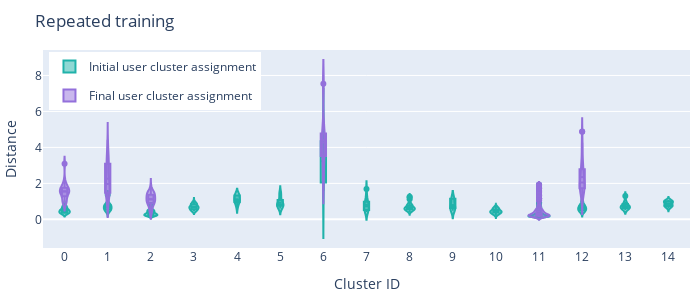

Write notebook code for a chart like this one.
### Code cell
res = plot_violin(df_user_clusters, 'user_cluster', model, 1)
res.show()

file_path = f"/Users/madisonthantu/Desktop/DREAM/T-RECS-RS-research/Figures/user_cluster_assignments/violin_plots/repeated_training_{model}_user_cluster_assignments.png"
print(file_path)
# res.write_image(file_path)

### Figure 1 — Plotly figure (JSON) as saved in the notebook; plotly's stock layout.template omitted (floating-point values rounded to 4 significant figures; data arrays with more than 128 entries replaced by an {"elided": "..."} marker saying what was removed)
{"data": [{"box": {"visible": true}, "legendgroup": "Initial", "line": {"color": "lightseagreen"}, "meanline": {"visible": true}, "name": "Initial user cluster assignment", "showlegend": true, "type": "violin", "x": [0, 0, 0, 0, 0, 0, 0, 0, 0, 0, 0, 0, 0, 0, 0, 0, 0, 0, 0, 0, 0, 0, 0, 0, 0, 0, 0, 0, 0, 0], "y": [0.7199, 0.3826, 0.3615, 0.6871, 0.6538, 0.4819, 0.4276, 0.7103, 0.3214, 0.5541, 0.7037, 0.3209, 0.5826, 0.526, 0.4552, 0.8413, 0.4912, 0.3267, 0.7083, 0.501, 0.5066, 0.3382, 0.3692, 0.3873, 0.3232, 0.4255, 0.5267, 0.4572, 0.472, 0.3597]}, {"box": {"visible": true}, "legendgroup": "Final", "line": {"color": "mediumpurple"}, "meanline": {"visible": true}, "name": "Final user cluster assignment", "showlegend": true, "type": "violin", "x": [0, 0, 0, 0, 0, 0, 0, 0, 0, 0, 0, 0, 0, 0, 0, 0, 0, 0, 0, 0, 0, 0, 0, 0], "y": [1.64, 1.45, 1.723, 1.142, 1.649, 1.394, 3.087, 1.477, 1.787, 1.807, 1.463, 1.539, 0.9453, 1.627, 0.9337, 2.18, 0.8924, 1.17, 1.056, 1.518, 1.926, 1.554, 1.561, 1.898]}, {"box": {"visible": true}, "legendgroup": "Initial", "line": {"color": "lightseagreen"}, "meanline": {"visible": true}, "name": "Initial user cluster assignment", "showlegend": false, "type": "violin", "x": [1, 1, 1, 1, 1, 1, 1, 1, 1, 1, 1, 1, 1, 1, 1, 1, 1, 1, 1, 1, 1, 1, 1, 1], "y": [1.369, 0.4739, 0.5785, 0.5268, 0.8996, 0.5352, 0.5847, 0.7054, 0.7814, 0.3843, 0.667, 0.9326, 0.7648, 0.691, 0.5047, 0.5544, 0.5993, 0.6764, 0.7411, 1.123, 0.8104, 0.805, 0.7976, 0.4654]}, {"box": {"visible": true}, "legendgroup": "Final", "line": {"color": "mediumpurple"}, "meanline": {"visible": true}, "name": "Final user cluster assignment", "showlegend": false, "type": "violin", "x": [1, 1, 1, 1, 1, 1, 1, 1, 1, 1, 1, 1, 1, 1, 1, 1, 1, 1, 1, 1, 1, 1, 1, 1, 1, 1, 1, 1, 1, 1, 1, 1, 1, 1, 1, 1, 1, 1], "y": [1.379, 1.97, 1.78, 1.955, 2.929, 1.614, 2.746, 1.48, 1.447, 3.306, 1.425, 2.276, 1.631, 1.373, 1.065, 1.199, 3.947, 1.254, 3.424, 2.683, 3.597, 1.849, 3.273, 3.158, 1.7, 1.978, 1.95, 3.086, 2.99, 3.772, 2.375, 3.13, 4.424, 2.079, 1.517, 1.428, 1.697, 1.126]}, {"box": {"visible": true}, "legendgroup": "Initial", "line": {"color": "lightseagreen"}, "meanline": {"visible": true}, "name": "Initial user cluster assignment", "showlegend": false, "type": "violin", "x": {"elided": "149 int values"}, "y": {"elided": "149 float values"}}, {"box": {"visible": true}, "legendgroup": "Final", "line": {"color": "mediumpurple"}, "meanline": {"visible": true}, "name": "Final user cluster assignment", "showlegend": false, "type": "violin", "x": [2, 2, 2, 2, 2, 2, 2, 2, 2, 2, 2, 2, 2, 2, 2, 2, 2, 2, 2, 2, 2, 2, 2, 2, 2, 2, 2, 2, 2, 2, 2, 2, 2, 2, 2, 2, 2, 2, 2, 2, 2, 2, 2, 2, 2, 2, 2, 2, 2, 2, 2, 2, 2, 2, 2, 2, 2, 2, 2, 2, 2, 2, 2, 2, 2, 2, 2, 2, 2, 2, 2, 2], "y": [1.501, 1.336, 1.452, 1.588, 0.8613, 0.3749, 0.8343, 1.551, 1.359, 1.243, 1.251, 1.487, 0.8957, 1.245, 0.8094, 1.537, 0.5226, 1.446, 1.168, 1.039, 0.9783, 1.714, 0.9499, 1.349, 0.666, 1.0, 1.563, 0.4559, 0.4775, 1.145, 0.9028, 1.112, 0.9148, 1.262, 0.684, 1.518, 0.7015, 1.066, 0.6771, 1.193, 1.348, 1.115, 1.326, 1.013, 0.988, 1.527, 0.4553, 1.326, 1.097, 1.129, 0.9118, 1.486, 1.478, 0.8468, 1.205, 1.205, 1.036, 1.267, 1.5, 1.38, 1.671, 0.3541, 1.284, 0.868, 0.7055, 0.9749, 0.3934, 1.114, 0.9837, 0.9379, 1.394, 1.924]}, {"box": {"visible": true}, "legendgroup": "Initial", "line": {"color": "lightseagreen"}, "meanline": {"visible": true}, "name": "Initial user cluster assignment", "showlegend": false, "type": "violin", "x": [3, 3, 3, 3, 3, 3, 3, 3, 3, 3, 3, 3, 3, 3, 3, 3, 3, 3, 3, 3, 3, 3, 3, 3, 3, 3, 3, 3, 3, 3, 3, 3, 3, 3, 3, 3], "y": [0.8411, 0.4846, 0.4507, 0.8738, 0.5252, 0.7031, 0.8918, 0.858, 0.5822, 0.8517, 0.5894, 0.6635, 0.8491, 0.6277, 0.955, 1.022, 0.688, 0.5353, 0.8699, 0.731, 0.7018, 0.5377, 0.4723, 0.6386, 0.6617, 0.7167, 0.4764, 0.782, 0.6827, 0.4708, 0.684, 0.6301, 0.5204, 0.6292, 0.7004, 0.896]}, {"box": {"visible": true}, "legendgroup": "Final", "line": {"color": "mediumpurple"}, "meanline": {"visible": true}, "name": "Final user cluster assignment", "showlegend": false, "type": "violin", "x": [], "y": []}, {"box": {"visible": true}, "legendgroup": "Initial", "line": {"color": "lightseagreen"}, "meanline": {"visible": true}, "name": "Initial user cluster assignment", "showlegend": false, "type": "violin", "x": [4, 4, 4, 4, 4, 4, 4, 4, 4], "y": [0.9576, 0.9617, 1.214, 0.6847, 1.034, 1.387, 1.317, 1.38, 1.067]}, {"box": {"visible": true}, "legendgroup": "Final", "line": {"color": "mediumpurple"}, "meanline": {"visible": true}, "name": "Final user cluster assignment", "showlegend": false, "type": "violin", "x": [], "y": []}, {"box": {"visible": true}, "legendgroup": "Initial", "line": {"color": "lightseagreen"}, "meanline": {"visible": true}, "name": "Initial user cluster assignment", "showlegend": false, "type": "violin", "x": [5, 5, 5, 5, 5, 5, 5, 5, 5, 5, 5, 5], "y": [0.7845, 1.184, 0.8184, 0.8362, 0.5996, 0.6044, 0.9727, 0.826, 1.527, 1.372, 0.7243, 0.8766]}, {"box": {"visible": true}, "legendgroup": "Final", "line": {"color": "mediumpurple"}, "meanline": {"visible": true}, "name": "Final user cluster assignment", "showlegend": false, "type": "violin", "x": [], "y": []}, {"box": {"visible": true}, "legendgroup": "Initial", "line": {"color": "lightseagreen"}, "meanline": {"visible": true}, "name": "Initial user cluster assignment", "showlegend": false, "type": "violin", "x": [6, 6, 6], "y": [4.63, 3.484, 1.579]}, {"box": {"visible": true}, "legendgroup": "Final", "line": {"color": "mediumpurple"}, "meanline": {"visible": true}, "name": "Final user cluster assignment", "showlegend": false, "type": "violin", "x": [6, 6, 6, 6, 6, 6, 6], "y": [4.279, 4.818, 3.963, 4.638, 7.541, 2.219, 3.382]}, {"box": {"visible": true}, "legendgroup": "Initial", "line": {"color": "lightseagreen"}, "meanline": {"visible": true}, "name": "Initial user cluster assignment", "showlegend": false, "type": "violin", "x": [7, 7, 7, 7, 7, 7, 7, 7, 7, 7, 7, 7], "y": [0.9555, 1.007, 0.413, 1.237, 0.6566, 1.683, 0.6721, 0.5368, 0.4525, 0.7813, 0.8243, 0.501]}, {"box": {"visible": true}, "legendgroup": "Final", "line": {"color": "mediumpurple"}, "meanline": {"visible": true}, "name": "Final user cluster assignment", "showlegend": false, "type": "violin", "x": [], "y": []}, {"box": {"visible": true}, "legendgroup": "Initial", "line": {"color": "lightseagreen"}, "meanline": {"visible": true}, "name": "Initial user cluster assignment", "showlegend": false, "type": "violin", "x": [8, 8, 8, 8, 8, 8, 8, 8, 8, 8, 8, 8, 8, 8, 8, 8, 8, 8, 8, 8, 8, 8, 8, 8, 8, 8, 8, 8, 8, 8, 8, 8, 8, 8, 8, 8, 8, 8, 8, 8, 8, 8, 8, 8, 8, 8, 8, 8, 8], "y": [0.744, 0.8332, 1.231, 0.4584, 0.4695, 0.5648, 0.6645, 0.7048, 0.5914, 0.8305, 0.7062, 0.6498, 0.8636, 0.4894, 1.259, 0.4605, 0.5476, 0.644, 0.896, 0.9901, 0.555, 0.5678, 0.5338, 0.5667, 0.5413, 0.5955, 0.5875, 0.4044, 0.4554, 0.6789, 0.5644, 0.6618, 0.4992, 0.623, 0.8143, 0.6614, 1.119, 0.8476, 0.7739, 0.5751, 0.6739, 0.6429, 0.8492, 0.5695, 0.5652, 0.4531, 0.7804, 0.6974, 0.6199]}, {"box": {"visible": true}, "legendgroup": "Final", "line": {"color": "mediumpurple"}, "meanline": {"visible": true}, "name": "Final user cluster assignment", "showlegend": false, "type": "violin", "x": [], "y": []}, {"box": {"visible": true}, "legendgroup": "Initial", "line": {"color": "lightseagreen"}, "meanline": {"visible": true}, "name": "Initial user cluster assignment", "showlegend": false, "type": "violin", "x": [9, 9, 9, 9, 9, 9], "y": [0.6361, 1.151, 0.7243, 1.143, 0.4821, 0.6299]}, {"box": {"visible": true}, "legendgroup": "Final", "line": {"color": "mediumpurple"}, "meanline": {"visible": true}, "name": "Final user cluster assignment", "showlegend": false, "type": "violin", "x": [], "y": []}, {"box": {"visible": true}, "legendgroup": "Initial", "line": {"color": "lightseagreen"}, "meanline": {"visible": true}, "name": "Initial user cluster assignment", "showlegend": false, "type": "violin", "x": [10, 10, 10, 10, 10, 10, 10, 10, 10, 10, 10, 10, 10, 10, 10, 10, 10, 10, 10, 10, 10, 10, 10, 10, 10, 10, 10, 10, 10, 10, 10, 10, 10, 10, 10, 10, 10, 10, 10, 10, 10, 10, 10, 10, 10, 10, 10, 10, 10, 10, 10, 10, 10, 10, 10, 10, 10, 10], "y": [0.5548, 0.2048, 0.2816, 0.4384, 0.6114, 0.3151, 0.2889, 0.4863, 0.5189, 0.2829, 0.3968, 0.3772, 0.3037, 0.4392, 0.3414, 0.4723, 0.2266, 0.2615, 0.4171, 0.3753, 0.3872, 0.7477, 0.6397, 0.7347, 0.5926, 0.4017, 0.4667, 0.3983, 0.4102, 0.5065, 0.4817, 0.51, 0.5502, 0.4668, 0.4634, 0.6455, 0.3763, 0.5727, 0.4298, 0.6372, 0.2946, 0.526, 0.3645, 0.4377, 0.4468, 0.3858, 0.3242, 0.391, 0.58, 0.4623, 0.5832, 0.6998, 0.3458, 0.3797, 0.2632, 0.6243, 0.6803, 0.6247]}, {"box": {"visible": true}, "legendgroup": "Final", "line": {"color": "mediumpurple"}, "meanline": {"visible": true}, "name": "Final user cluster assignment", "showlegend": false, "type": "violin", "x": [], "y": []}, {"box": {"visible": true}, "legendgroup": "Initial", "line": {"color": "lightseagreen"}, "meanline": {"visible": true}, "name": "Initial user cluster assignment", "showlegend": false, "type": "violin", "x": {"elided": "499 int values"}, "y": {"elided": "499 float values"}}, {"box": {"visible": true}, "legendgroup": "Final", "line": {"color": "mediumpurple"}, "meanline": {"visible": true}, "name": "Final user cluster assignment", "showlegend": false, "type": "violin", "x": {"elided": "743 int values"}, "y": {"elided": "743 float values"}}, {"box": {"visible": true}, "legendgroup": "Initial", "line": {"color": "lightseagreen"}, "meanline": {"visible": true}, "name": "Initial user cluster assignment", "showlegend": false, "type": "violin", "x": [12, 12, 12, 12, 12, 12, 12, 12, 12, 12, 12, 12, 12, 12, 12, 12, 12, 12, 12, 12, 12, 12, 12, 12, 12, 12, 12, 12, 12], "y": [0.7664, 0.4633, 0.4583, 0.4922, 0.5343, 0.648, 0.3972, 0.8579, 0.4102, 0.7308, 0.6808, 0.6953, 0.5175, 0.8193, 0.8235, 0.4758, 0.5895, 0.7545, 1.14, 0.9828, 0.6481, 0.5265, 0.6555, 0.594, 0.5033, 0.6633, 0.594, 1.019, 0.3612]}, {"box": {"visible": true}, "legendgroup": "Final", "line": {"color": "mediumpurple"}, "meanline": {"visible": true}, "name": "Final user cluster assignment", "showlegend": false, "type": "violin", "x": [12, 12, 12, 12, 12, 12, 12, 12, 12, 12, 12, 12, 12, 12, 12, 12, 12, 12, 12, 12, 12, 12, 12, 12, 12, 12, 12, 12, 12, 12, 12, 12, 12, 12, 12, 12, 12, 12, 12, 12, 12, 12, 12, 12, 12, 12, 12, 12, 12, 12, 12, 12, 12, 12, 12, 12, 12, 12, 12], "y": [1.692, 1.726, 1.131, 1.318, 1.264, 2.94, 2.317, 1.756, 4.083, 2.012, 1.713, 1.884, 2.984, 1.825, 1.869, 2.043, 3.761, 1.895, 1.986, 1.848, 4.257, 2.416, 1.858, 1.963, 1.48, 2.533, 1.429, 1.803, 1.98, 2.479, 3.164, 4.869, 3.236, 2.568, 2.558, 1.72, 2.06, 1.587, 1.347, 3.069, 2.37, 2.072, 1.891, 3.034, 1.563, 1.02, 1.878, 3.775, 2.622, 3.244, 2.109, 4.123, 2.649, 1.728, 4.89, 2.16, 1.491, 2.817, 2.666]}, {"box": {"visible": true}, "legendgroup": "Initial", "line": {"color": "lightseagreen"}, "meanline": {"visible": true}, "name": "Initial user cluster assignment", "showlegend": false, "type": "violin", "x": [13, 13, 13, 13, 13, 13, 13, 13, 13, 13, 13], "y": [0.7189, 0.6264, 0.7089, 0.5613, 0.9822, 0.6825, 1.296, 0.8805, 0.5245, 0.764, 0.6603]}, {"box": {"visible": true}, "legendgroup": "Final", "line": {"color": "mediumpurple"}, "meanline": {"visible": true}, "name": "Final user cluster assignment", "showlegend": false, "type": "violin", "x": [], "y": []}, {"box": {"visible": true}, "legendgroup": "Initial", "line": {"color": "lightseagreen"}, "meanline": {"visible": true}, "name": "Initial user cluster assignment", "showlegend": false, "type": "violin", "x": [14, 14, 14, 14, 14, 14, 14, 14, 14, 14, 14, 14, 14, 14, 14, 14], "y": [1.017, 1.001, 0.8174, 0.891, 0.7228, 1.022, 0.6201, 0.9634, 1.071, 1.004, 0.7424, 0.9537, 0.7242, 0.8537, 0.7539, 0.7354]}, {"box": {"visible": true}, "legendgroup": "Final", "line": {"color": "mediumpurple"}, "meanline": {"visible": true}, "name": "Final user cluster assignment", "showlegend": false, "type": "violin", "x": [], "y": []}], "layout": {"height": 300, "legend": {"x": 0.01, "xanchor": "left", "y": 0.99, "yanchor": "top"}, "margin": {"b": 20, "l": 20, "r": 10, "t": 50}, "title": {"text": "Repeated training", "x": 0.05, "xanchor": "left", "y": 0.95, "yanchor": "top"}, "width": 700, "xaxis": {"dtick": 1, "tick0": 0, "ticktext": [0, 1, 2, 3, 4, 5, 6, 7, 8, 9, 10, 11, 12, 13, 14], "title": {"text": "Cluster ID"}}, "yaxis": {"title": {"text": "Distance"}}}}
